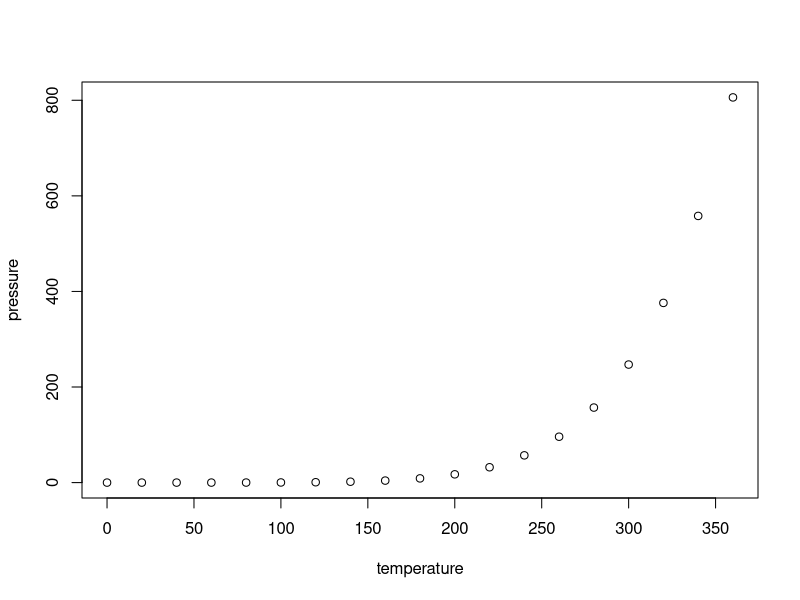
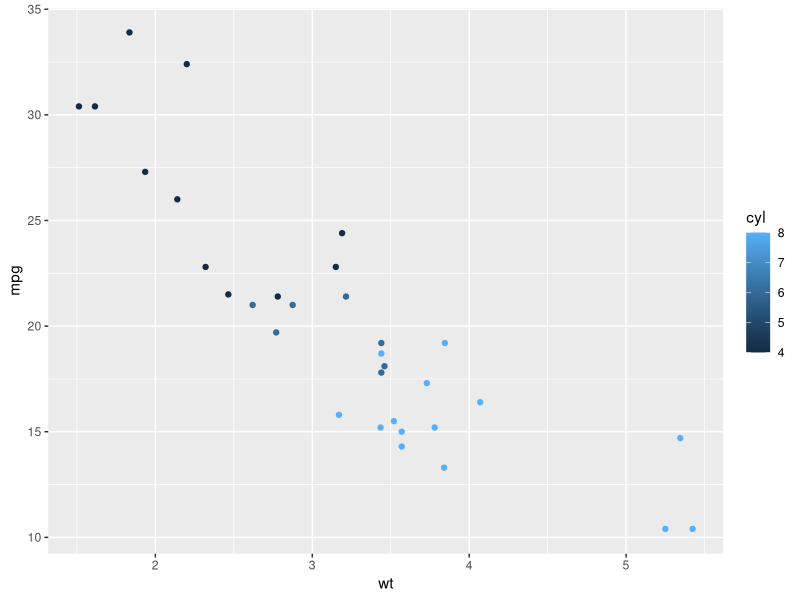
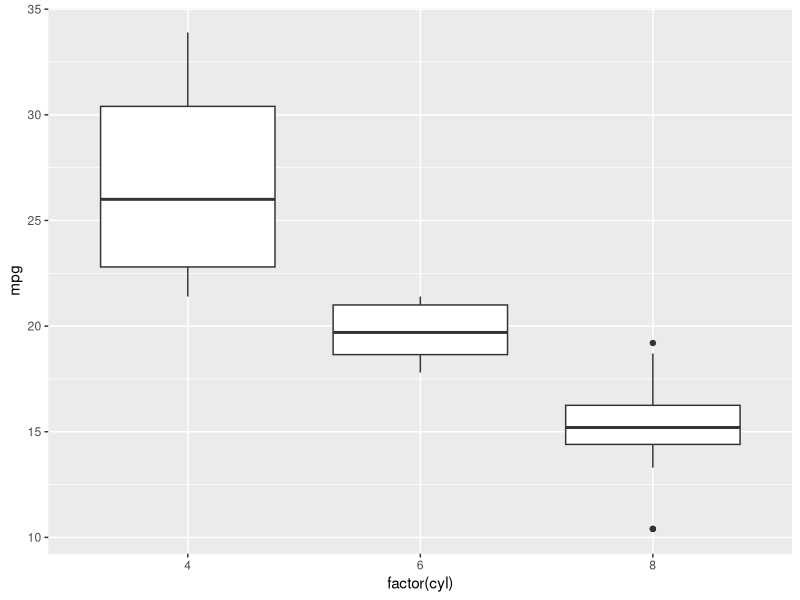
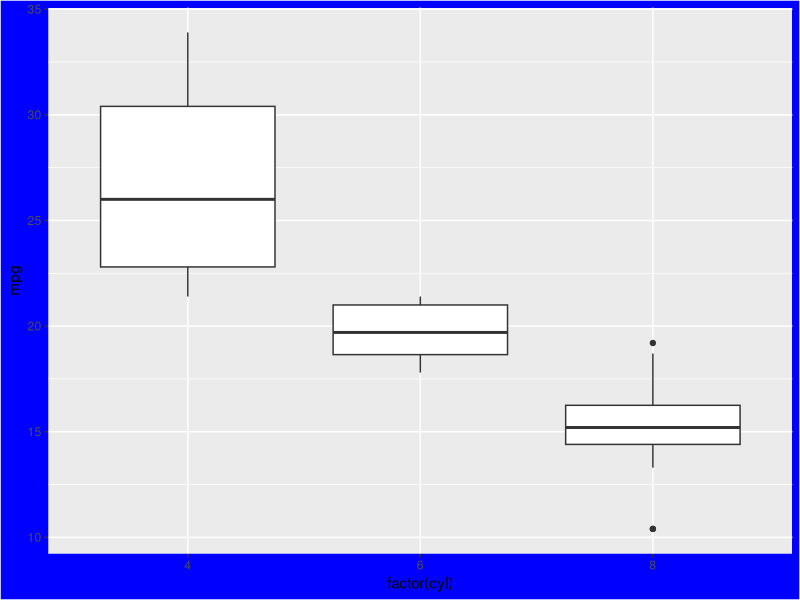

These figures' R source, in order:
## ---- chunk 1
knitr::opts_chunk$set(echo = TRUE)
library(tidyverse)
library(ggthemes)
## ---- chunk 2
summary(cars)
## ---- chunk 3
plot(pressure)
## ---- chunk 4
glimpse(mtcars)
## ---- chunk 5
ggplot(data = mtcars, aes(x = wt, y = mpg)) +
  geom_point(aes(color = cyl))
## ---- chunk 6
ggplot(data = mtcars, aes(x = factor(cyl), y = mpg)) +
  geom_boxplot()
## ---- chunk 7
library(ggthemes)

ggplot(data = mtcars, aes(x = factor(cyl), y = mpg)) +
  geom_boxplot() +
  theme(
    rect = element_rect(fill = "blue")
  )
## ---- chunk 8
data()
